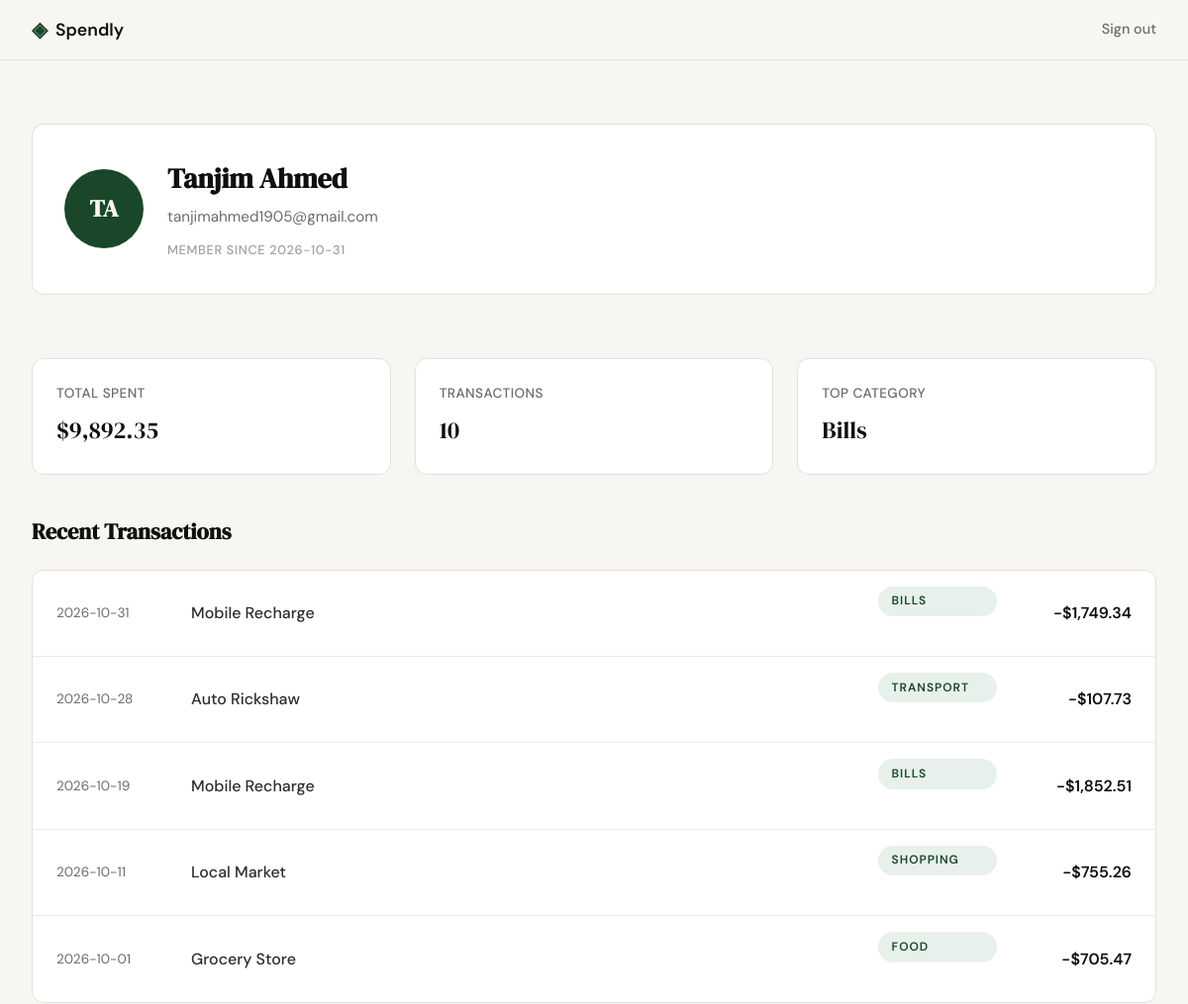
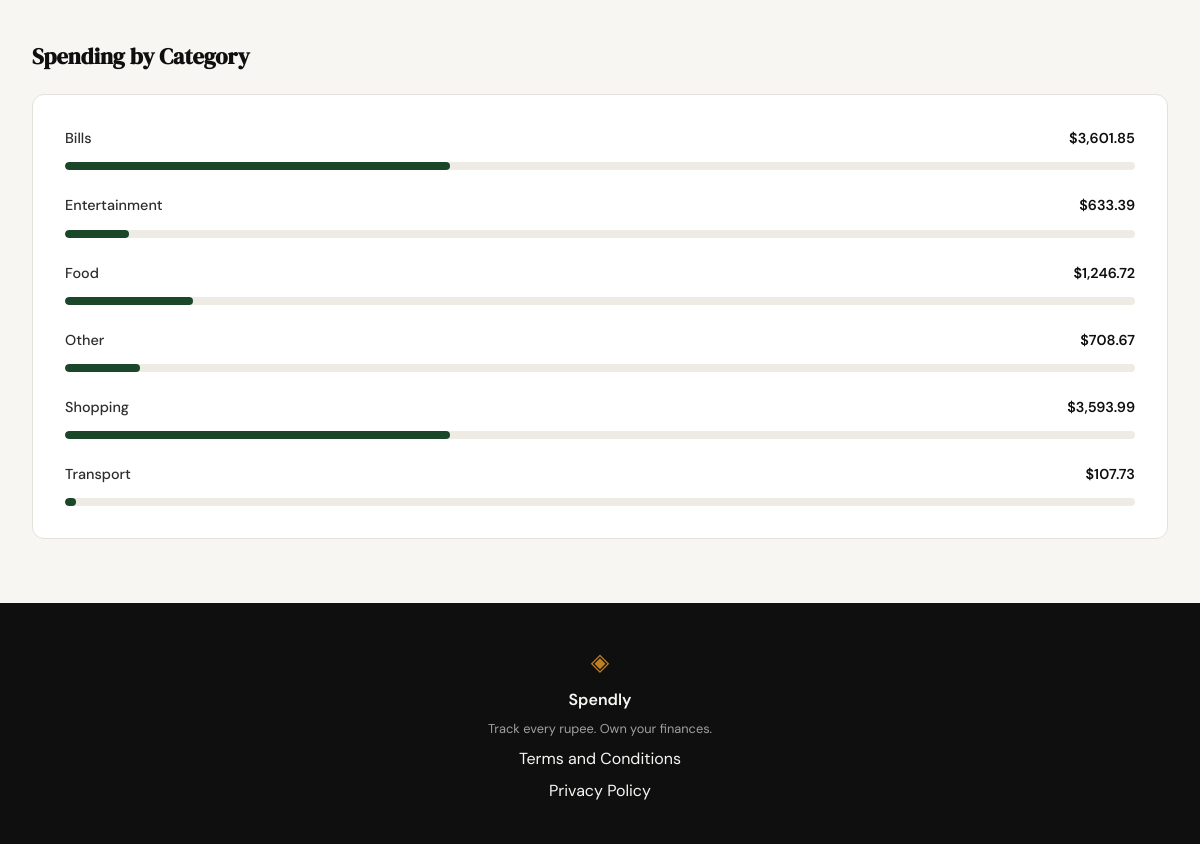
Page /profile (signed in) on the committed database (2 pictures, top to bottom).
### tables this page shows
CREATE TABLE users (
                id INTEGER PRIMARY KEY AUTOINCREMENT,
                name TEXT NOT NULL,
                email TEXT UNIQUE NOT NULL,
                password_hash TEXT NOT NULL,
                created_at TEXT DEFAULT (datetime('now'))
            );

CREATE TABLE expenses (
                id INTEGER PRIMARY KEY AUTOINCREMENT,
                user_id INTEGER NOT NULL,
                amount REAL NOT NULL,
                category TEXT NOT NULL,
                date TEXT NOT NULL,
                description TEXT,
                created_at TEXT DEFAULT (datetime('now')),
                FOREIGN KEY (user_id) REFERENCES users (id)
            );

### app.py (the view)
@app.route("/profile")
def profile():
    if "user_id" not in session:
        return redirect(url_for("login"))
    user_id = session["user_id"]
    user_row = get_user_by_id(user_id)
    if not user_row:
        return redirect(url_for("logout"))
    user = {
        "name": user_row["name"],
        "email": user_row["email"],
        "joined_date": user_row["created_at"][:10], # Simplest format YYYY-MM-DD
        "initials": "".join([n[0] for n in user_row["name"].split()])
    }
    stats_row = get_user_stats(user_id)
    total_spent = stats_row.get("total_spent") or 0.0
    transaction_count = stats_row.get("transaction_count") or 0
    stats = {
        "total_spent": f"${total_spent:,.2f}",
        "transaction_count": str(transaction_count),
        "top_category": get_top_category(user_id) or "None"
    }
    recent_rows = get_recent_expenses(user_id, limit=5)
    recent_transactions = []
    for row in recent_rows:
        amount = row["amount"]
        recent_transactions.append({
            "date": row["date"],
            "desc": row["description"],
            "category": row["category"],
            "amount": f"-${amount:,.2f}"
        })
    category_rows = get_category_totals(user_id)
    category_breakdown = []
    for row in category_rows:
        cat_total = row["total"]
        percentage = (cat_total / total_spent * 100) if total_spent > 0 else 0
        category_breakdown.append({
            "category": row["category"],
            "amount": f"${cat_total:,.2f}",
            "percentage": int(percentage)
        })
    return render_template(
        "profile.html",
        user=user,
        stats=stats,
        recent_transactions=recent_transactions,
        category_breakdown=category_breakdown
    )

### database/db.py (called while the page is built)
def get_db():
    conn = sqlite3.connect(DB_PATH)
    conn.row_factory = sqlite3.Row
    conn.execute("PRAGMA foreign_keys = ON")
    return conn

def get_user_by_id(user_id):
    with get_db() as conn:
        return conn.execute("SELECT name, email, created_at FROM users WHERE id = ?", (user_id,)).fetchone()

def get_user_stats(user_id):
    with get_db() as conn:
        row = conn.execute(
            "SELECT SUM(amount) as total_spent, COUNT(id) as transaction_count FROM expenses WHERE user_id = ?",
            (user_id,)
        ).fetchone()
        return dict(row) if row else {"total_spent": 0, "transaction_count": 0}

def get_top_category(user_id):
    with get_db() as conn:
        row = conn.execute(
            "SELECT category FROM expenses WHERE user_id = ? GROUP BY category ORDER BY SUM(amount) DESC LIMIT 1",
            (user_id,)
        ).fetchone()
        return row["category"] if row else None

def get_recent_expenses(user_id, limit=5):
    with get_db() as conn:
        return conn.execute(
            "SELECT date, description, category, amount FROM expenses WHERE user_id = ? ORDER BY date DESC LIMIT ?",
            (user_id, limit)
        ).fetchall()

def get_category_totals(user_id):
    with get_db() as conn:
        return conn.execute(
            "SELECT category, SUM(amount) as total FROM expenses WHERE user_id = ? GROUP BY category",
            (user_id,)
        ).fetchall()

### templates/profile.html (shortened to what this page needs)
{% extends "base.html" %}
{% block head %}
<link rel="stylesheet" href="{{ url_for('static', filename='css/style.css') }}">
{% endblock %}
{% block content %}
<div class="profile-container">
    <div class="auth-card profile-header">
        <div class="profile-avatar">{{ user.initials }}</div>
        <div class="profile-user-details">
            <h2>{{ user.name }}</h2>
            <p class="text-muted">{{ user.email }}</p>
            <span class="member-label">Member since {{ user.joined_date }}</span>
        </div>
    </div>
    <div class="stats-grid">
        <div class="stat-card">
            <span class="stat-label">Total Spent</span>
            <span class="stat-value">{{ stats.total_spent }}</span>
        </div>
        <div class="stat-card">
            <span class="stat-label">Transactions</span>
            <span class="stat-value">{{ stats.transaction_count }}</span>
        </div>
        <div class="stat-card">
            <span class="stat-label">Top Category</span>
            <span class="stat-value">{{ stats.top_category }}</span>
        </div>
    </div>
    <div class="profile-section">
        <h3 class="section-title">Recent Transactions</h3>
        <div class="transaction-list">
            {% for tx in recent_transactions %}
            <div class="transaction-row">
                <span class="tx-date">{{ tx.date }}</span>
                <span class="tx-desc">{{ tx.desc }}</span>
                <span class="hero-badge">{{ tx.category }}</span>
                <span class="tx-amount">{{ tx.amount }}</span>
            </div>
            {% endfor %}
        </div>
    </div>
    <div class="profile-section">
        <h3 class="section-title">Spending by Category</h3>
        <div class="category-breakdown">
            {% for cat in category_breakdown %}
            <div class="breakdown-row">
                <div class="breakdown-info">
                    <span class="cat-name">{{ cat.category }}</span>
                    <span class="cat-amount">{{ cat.amount }}</span>
                </div>
                <div class="progress-bar-bg">
                    <div class="progress-bar-fill" style="width: {{ cat.percentage }}%;"></div>
                </div>
            </div>
            {% endfor %}
        </div>
    </div>
</div>
{% endblock %}

### templates/base.html (shortened to what this page needs)
<!DOCTYPE html>
<html lang="en">
<head>
    <link rel="stylesheet" href="{{ url_for('static', filename='css/style.css') }}">
    {% block head %}{% endblock %}
</head>
<body>
    <nav class="navbar">
        <div class="nav-inner">
            <a href="{{ url_for('landing') }}" class="nav-brand">
                <span class="brand-icon">◈</span>
                <span class="brand-name">Spendly</span>
            </a>
            <div class="nav-links">
                {% if session.get('user_id') %}
                    <a href="{{ url_for('logout') }}">Sign out</a>
                {% else %}
                    <a href="{{ url_for('login') }}">Sign in</a>
                    <a href="{{ url_for('register') }}" class="nav-cta">Get started</a>
                {% endif %}
            </div>
        </div>
    </nav>
    <main class="main-content">
        {% block content %}{% endblock %}
    </main>
    <footer class="footer">
        <div class="footer-inner">
            <span class="brand-icon">◈</span>
            <span class="footer-name">Spendly</span>
            <p class="footer-copy">Track every rupee. Own your finances.</p>
            <a href="/terms">Terms and Conditions</a>
            <a href="/privacy">Privacy Policy</a>
        </div>
    </footer>
</body>
</html>

### rows in the picture
users: name "Tanjim Ahmed", email "tanjimahmed1905@gmail.com"
expenses: date "2026-10-31", desc "Mobile Recharge", category "BILLS", amount "-$1,749.34"
expenses: date "2026-10-28", desc "Auto Rickshaw", category "TRANSPORT", amount "-$107.73", category "Transport", amount "$107.73", {{ cat.percentage }} 1 (drawn)
expenses: date "2026-10-19", desc "Mobile Recharge", category "BILLS", amount "-$1,852.51"
expenses: date "2026-10-11", desc "Local Market", category "SHOPPING", amount "-$755.26"
expenses: date "2026-10-01", desc "Grocery Store", category "FOOD", amount "-$705.47"
expenses: category "Entertainment", amount "$633.39", {{ cat.percentage }} 6 (drawn)
expenses: category "Other", amount "$708.67", {{ cat.percentage }} 7 (drawn)

### other values in the picture
{{ user.initials }} "TA"
{{ user.joined_date }} "2026-10-31"
{{ stats.total_spent }} "$9,892.35"
{{ stats.transaction_count }} "10"
{{ stats.top_category }} "Bills"
{{ cat.category }} "Bills" "Food" "Shopping"
{{ cat.amount }} "$3,601.85" "$1,246.72" "$3,593.99"
